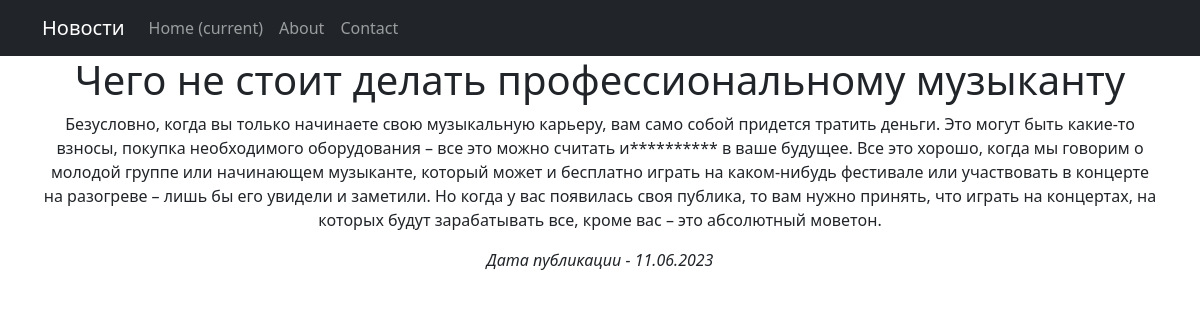
The page /news/2 on the database its author committed.
### portal/models.py (models this page shows, shortened)
class Post(models.Model):  # Сущность "статься/пост"
    news, article = 'NEWS', 'ARTICLE'  # Выбор типа ограничен
    POSITIONS = [
        (news, 'НОВОСТЬ'),
        (article, 'СТАТЬЯ')
    ]
    type = models.CharField(max_length=7, choices=POSITIONS, default=news)  # Тип объекта с выбором
    create_time = models.DateTimeField(auto_now_add=True)  # Автоматическая дата/время создания
    title = models.CharField(max_length=255)  # Заголовок поста
    content = models.TextField()  # Текст поста
    rating = models.IntegerField(default=0)  # Рейтинг поста
    category = models.ManyToManyField(Category, through='PostCategory')  # Связь категория M2M через PostCategory
    author = models.ForeignKey(Author, on_delete=models.CASCADE)  # Связь O2M с моделью автор

### portal/views.py (the view)
# urls.py: path('<int:pk>', PostDetail.as_view(), name='post_detail'),
class PostDetail(DetailView):
    model = Post  # Модель всё та же, но мы хотим получать информацию по отдельной новости
    template_name = 'post.html'  # Используем другой шаблон
    context_object_name = 'post'  # Название объекта, в котором будет выбранная новость

### portal/templatetags/custom_filters.py (called while the page is built)
@register.filter()
def censor(value):  # Будем указывать значение в фильтре, по-умолчанию Рубли
    text_new = str(value)
    bad_words = ['подписчик', 'инвестицией', 'дополненной']
    lst = value.split()
    for word in lst:
        if word in bad_words:
            censor_word = word[0] + (len(word) - 1) * '*'
            text_new = text_new.replace(word, censor_word)
    return text_new

### templates/post.html (shortened to what this page needs)
{% extends 'default.html' %}
{% load custom_filters %}
{% block content %}
<h1>{{ post.title|censor }}</h1>
<p>{{ post.content|censor }}</p>
<i>Дата публикации - {{ post.create_time|date:'d.m.Y' }}</i>
{% endblock content %}

### rows shown on the page
Post: title|censor "Чего не стоит делать профессиональному музыканту", content|censor "Безусловно, когда вы только начинаете свою музыкальную карьеру, вам само собой придется тратить деньги. Это могут быть какие-то взносы, покупка необходимого оборудования – все это можно считать и********** в ваше будущее. Все это хорошо, когда мы говорим о молодой группе или начинающем музыканте, который может и бесплатно играть на каком-нибудь фестивале или участвовать в концерте на разогреве – лишь бы его увидели и заметили. Но когда у вас появилась своя публика, то вам нужно принять, что играть на концертах, на которых будут зарабатывать все, кроме вас – это абсолютный моветон.", create_time "11.06.2023"
